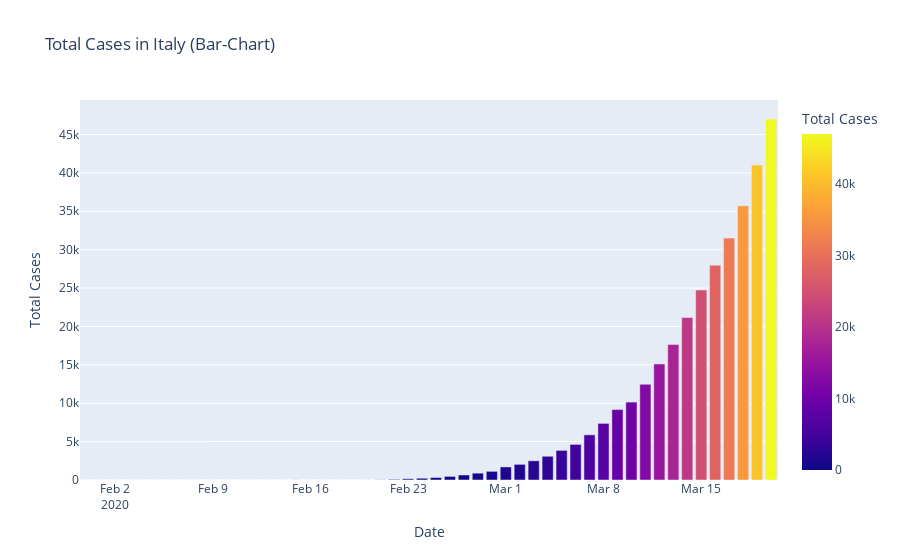
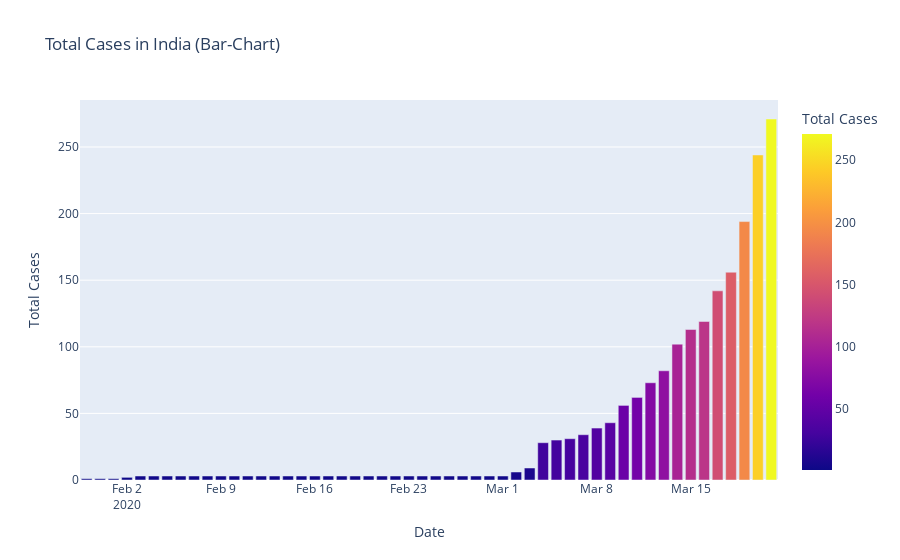
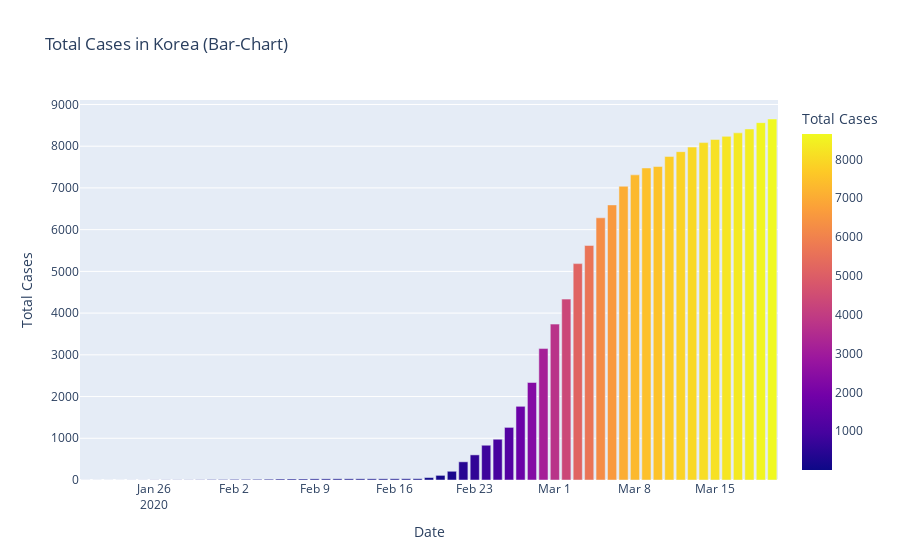
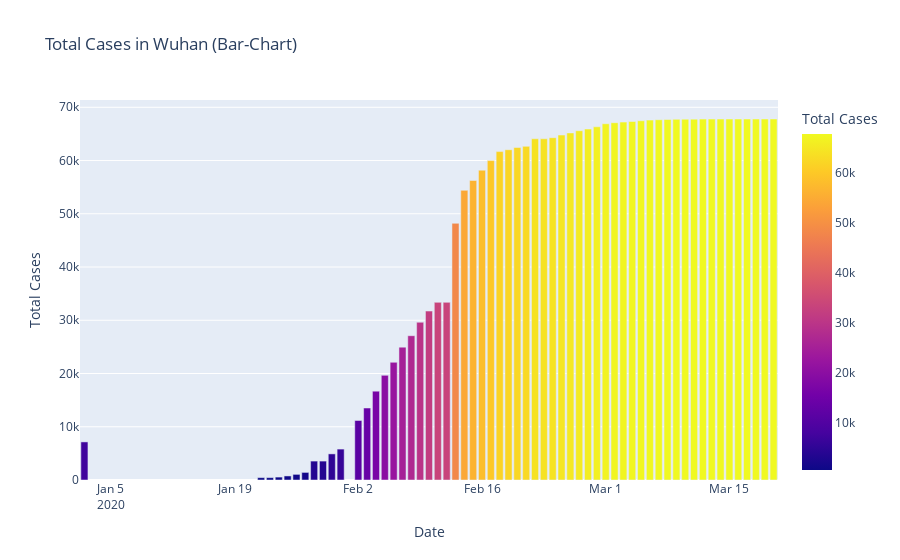

Write notebook code for charts like these, in order.
### Markdown cell above
## Bar-Chart Comparison between Countries

### Code cell
fig=px.bar(dbd_Italy,x='Date',y='Total Cases',color ='Total Cases',title='Total Cases in Italy (Bar-Chart)')
fig.show()

fig=px.bar(dbd_India,x='Date',y='Total Cases',color ='Total Cases',title='Total Cases in India (Bar-Chart)')
fig.show()

fig=px.bar(dbd_Korea,x='Date',y='Total Cases',color ='Total Cases',title='Total Cases in Korea (Bar-Chart)')
fig.show()

fig=px.bar(dbd_Wuhan,x='Date',y='Total Cases',color ='Total Cases',title='Total Cases in Wuhan (Bar-Chart)')
fig.show()
